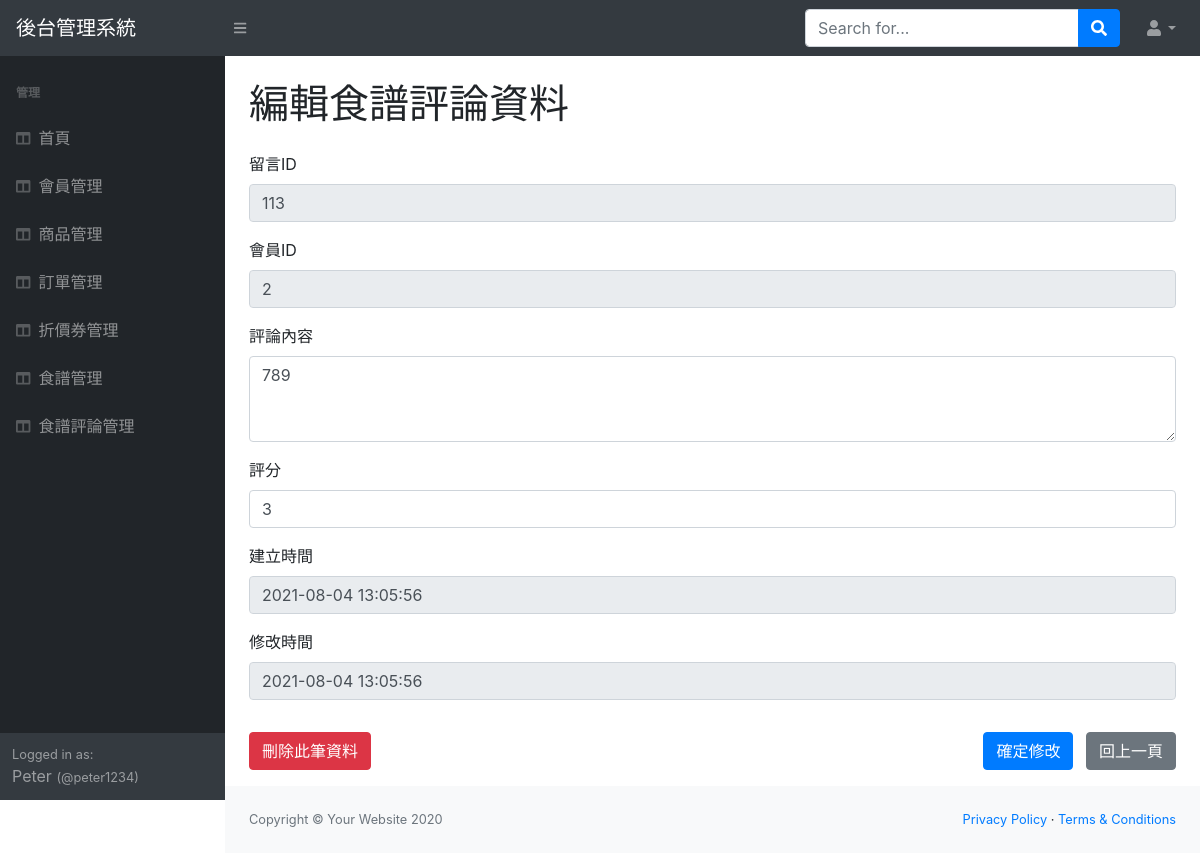
Page /recipe_review_view.php?review_id=113 (signed in) on the committed database.
### tables this page shows
CREATE TABLE `recipe_reviews` (
  `review_id` int NOT NULL COMMENT '評論ID',
  `recipe_id` int NOT NULL COMMENT '食譜ID',
  `member_id` int DEFAULT NULL COMMENT '會員ID',
  `content` text COMMENT '內容',
  `rating` int NOT NULL COMMENT '評分',
  `created_time` datetime NOT NULL DEFAULT CURRENT_TIMESTAMP COMMENT '建立時間',
  `modified_time` datetime NOT NULL DEFAULT CURRENT_TIMESTAMP ON UPDATE CURRENT_TIMESTAMP COMMENT '修改時間'
);

### recipe_review_view.php (the view, shortened to what this page needs)
<?php
    require "utils/db_connect_mysqli.php";
    $review_id = $_GET["review_id"];
    $sql = "SELECT * FROM recipe_reviews WHERE review_id = $review_id";
    $result = $conn->query($sql);
?>
<!DOCTYPE html>
<html lang="en">
    <head>
        <?php require 'includes/head.php'; ?>
    </head>
    <body class="sb-nav-fixed">
        <?php require 'includes/topnav.php'; ?>
        <div id="layoutSidenav">
            <div id="layoutSidenav_nav">
                <?php require 'includes/sidenav.php'; ?>
            </div>
            <div id="layoutSidenav_content">
                <main>
                    <div class="container">
                        <h1 class="my-4">
                            編輯食譜評論資料
                        </h1>
                        <?php if($result->num_rows > 0): ?>
                            <?php $row = $result->fetch_assoc(); ?>
                            <form action="recipe_review_update.php" method="post">
                                <div class="my-3">
                                    <label>留言ID</label>
                                    <input type="text" class="form-control" name="review_id" value="<?= $row["review_id"] ?>" disabled>
                                </div>
                                <div class="my-3">
                                    <label>會員ID</label>
                                    <input type="text" class="form-control" name="member_id" value="<?= $row["member_id"] ?>" readonly>
                                </div>
                                <div class="my-3">
                                    <label>評論內容</label>
                                    <textarea class="form-control" rows="3" name="content"><?= $row["content"] ?></textarea>
                                </div>
                                <div class="my-3">
                                    <label>評分</label>
                                    <input type="number" class="form-control" name="rating" value="<?= $row["rating"] ?>" required>
                                </div>
                                <div class="my-3">
                                    <label>建立時間</label>
                                    <input type="text" class="form-control"  name="created_time" value="<?= $row["created_time"] ?>" disabled>
                                </div>
                                <div class="my-3">
                                    <label>修改時間</label>
                                    <input type="text" class="form-control"  name="modified_time" value="<?= $row["modified_time"] ?>" disabled>
                                </div>
                                <div class="py-3">
                                    <button type="button" class="btn btn-danger"  onclick="confirmDeletion();">刪除此筆資料</button>
                                    <div class="float-right">
                                        <button type="submit" class="btn btn-primary text-white mr-2">確定修改</button>
                                        <a href="recipe_review_list.php" class="btn btn-secondary text-white">回上一頁</a>
                                    </div>
                                </div>
                            </form>
                        <?php else: ?>
                            沒有這一筆資料
                        <?php endif; ?>
                    </div>
                </main>
                <?php require 'includes/footer.php'; ?>
            </div>
        </div>
    </body>
</html>

### rows in the picture
recipe_reviews: review_id "113", member_id "2", content "789", rating "3", created_time "2021-08-04 13:05:56", modified_time "2021-08-04 13:05:56"

### other values in the picture
$websiteTitle "後台管理系統"
$title "首頁"
$title "會員管理"
$title "商品管理"
$title "訂單管理"
$title "折價券管理"
$title "食譜管理"
$title "食譜評論管理"
$_SESSION['login']['name'] "Peter"
$_SESSION['login']['username'] "peter1234"
